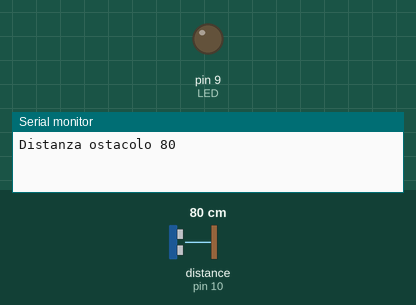
A sketch run on a simulated Arduino Uno, built with avr-gcc and run on an emulated ATmega328P. On the bench: output pins drawn as LEDs (lit = HIGH), the last lines printed to the serial monitor. Wiring (inferred from the names in the program): ultrasonic range finder: trigger pin 10; echo pin 10. The test bench sets the inputs (shaded band); at power-on: distance to the obstacle (sensor on pin 10) 80 cm. The echo pulse lasts 58.3 µs per cm.

Above: at 0.1 s.
At 1.2 s:
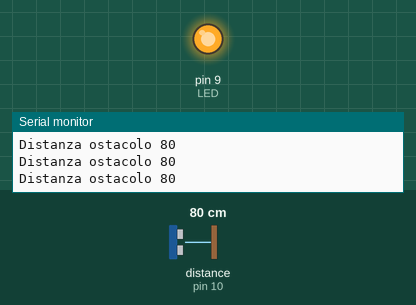
1.3 s: distance to the obstacle (sensor on pin 10) set to 35 cm
4.3 s: distance to the obstacle (sensor on pin 10) set to 250 cm
Timing chart, 0 to 7.3 s (numbered marks = the images above; inputs shaded):
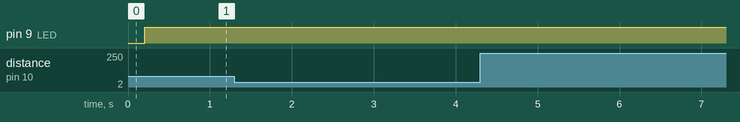

The sketch:

sfr05.ino
```cpp
#define LED 9
#define US  10

void setup()
{
  Serial.begin(9600);
  pinMode(LED, OUTPUT);
}

int getDistance() {

  //Set pin US output
  pinMode(US, OUTPUT);
  //Send trig pulse
  digitalWrite(US, HIGH);
  delayMicroseconds(15);
  digitalWrite(US, LOW);

  //Set pin US intput
  pinMode(US, INPUT);
  //Wait for echo start
  while(digitalRead(US)==LOW) {;}

  //Wait for echo end
  long startTime = micros();
  while(digitalRead(US)==HIGH) {;}
  long travelTime = micros() - startTime;

  //Get distance in cm
  int distance = travelTime/58;

  return distance;
}
void loop()
{
  Serial.print("Distanza ostacolo ");
  Serial.print(getDistance());
  Serial.println();
  delay(200);

  //TODO accendere il led solo se la distanza
  //dell'ostacolo risulta minore a 20cm
  digitalWrite(LED, HIGH);
}
```
